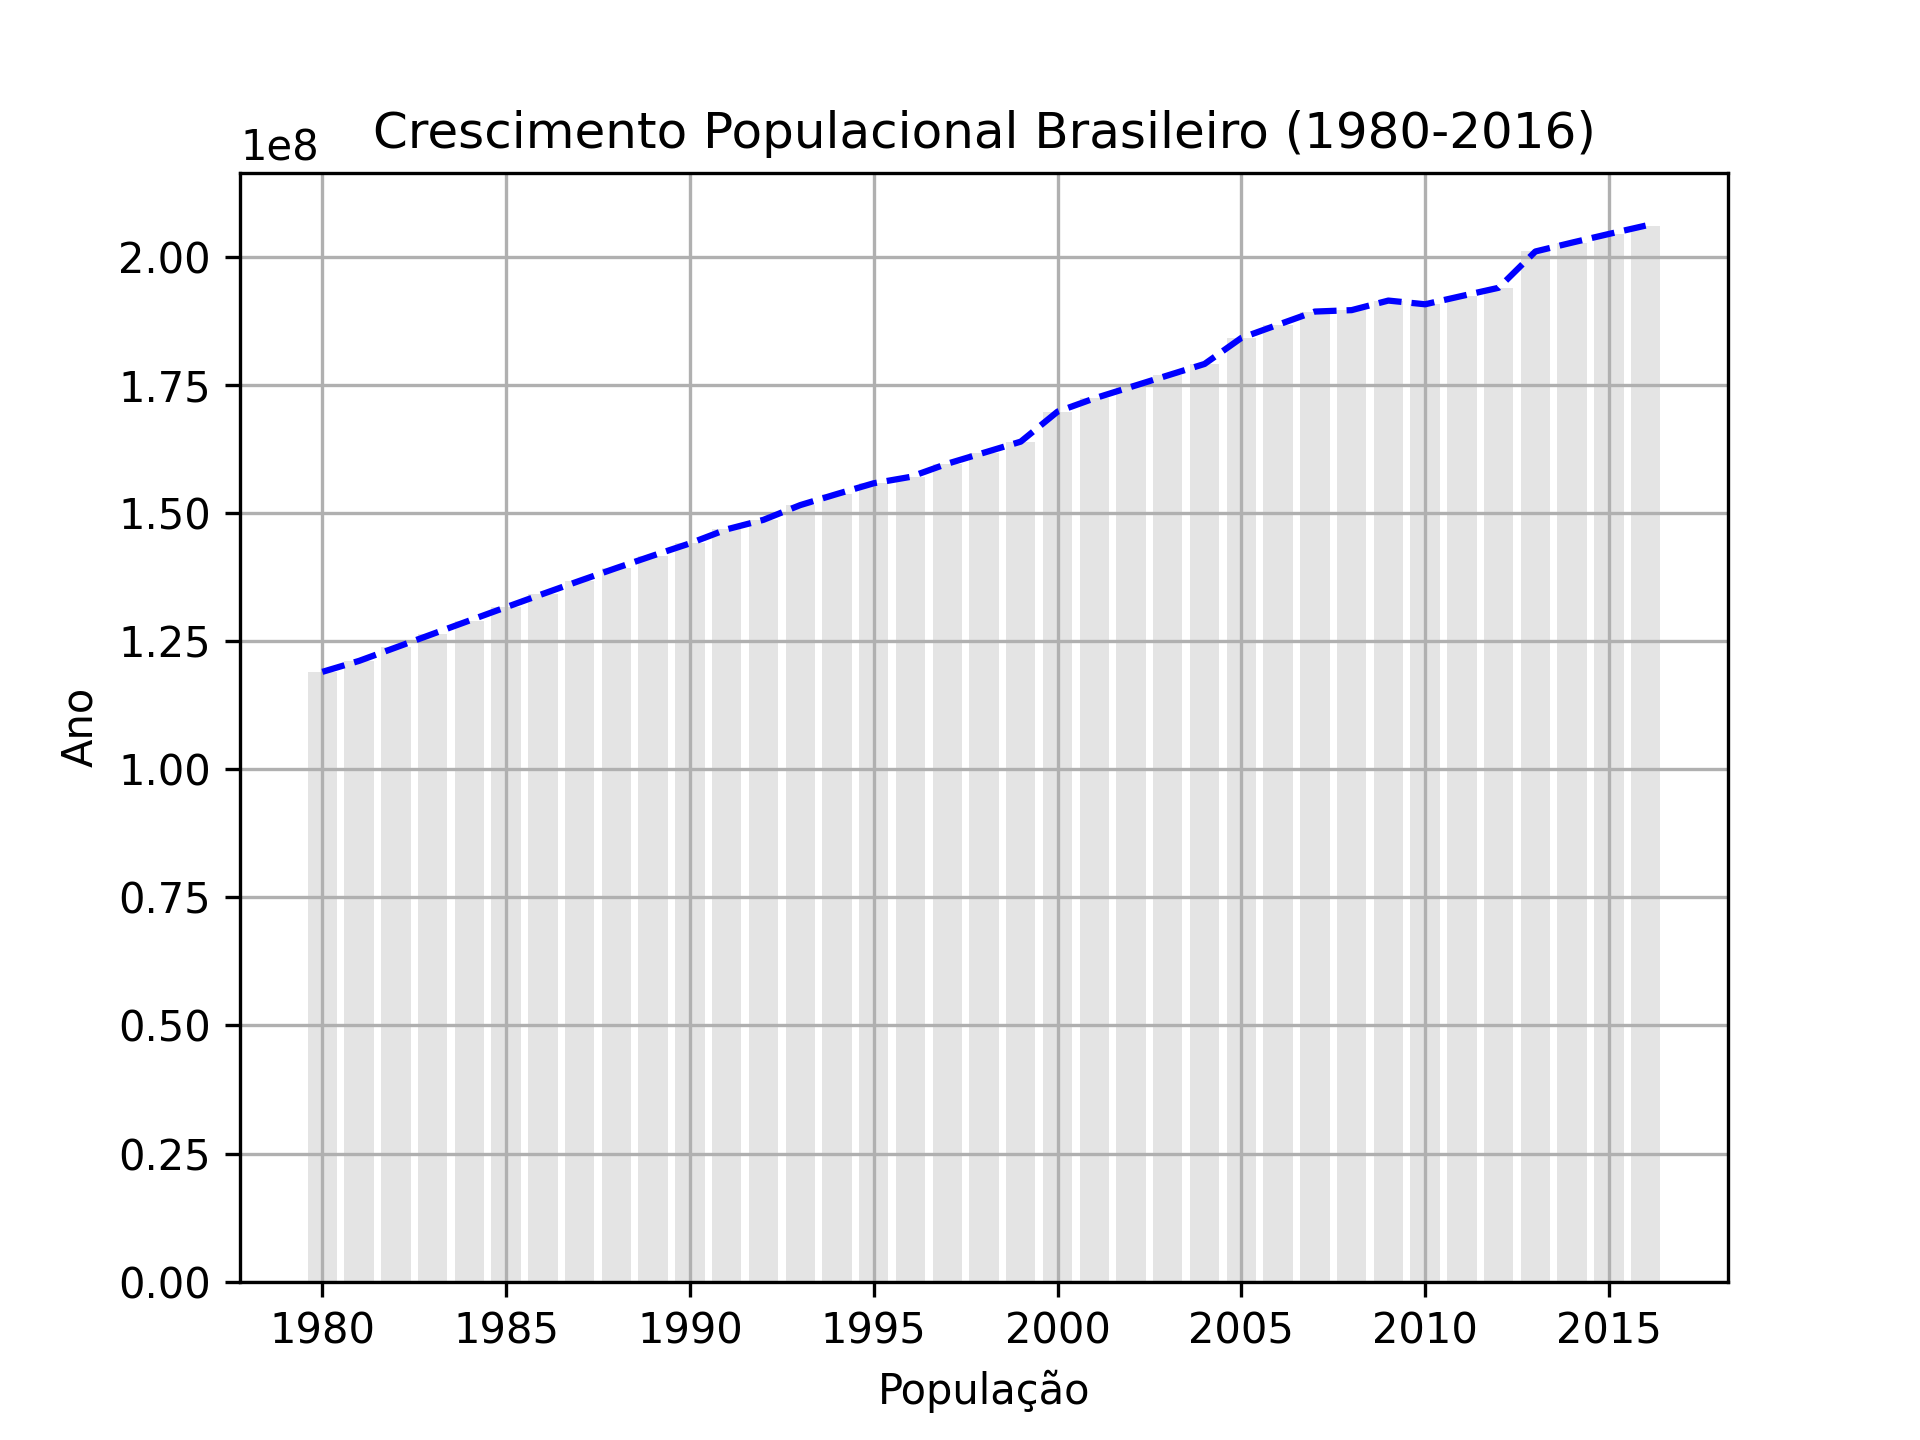

This chart was generated by the following Python code:
'''
    Crescimento Populacional Brasileiro (1980-2016)
'''
import matplotlib.pyplot as plt

title = 'Crescimento Populacional Brasileiro (1980-2016)'

x = []
y = []
dados = open('populacao_brasileira.csv').readlines()

for i in range(len(dados)):
    if(i != 0):
        linha = dados[i].split(';')
        x.append(int(linha[0]))
        y.append(int(linha[1]))

plt.title(title)
plt.ylabel('Ano')
plt.xlabel('População')

plt.plot(x, y, color="blue", linestyle='--')
plt.bar(x, y, color="#e4e4e4")
plt.grid()

# plt.show()
plt.savefig('populacao-brasileira.png', dpi=300)